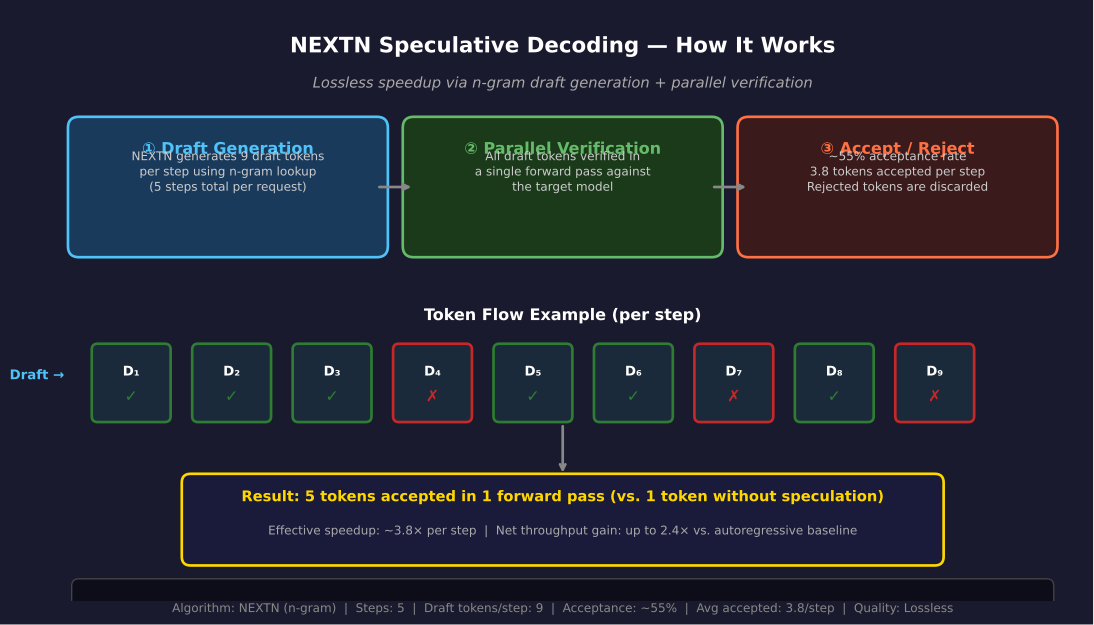

Reproduce this figure in Python.
#!/usr/bin/env python3
"""Generate NEXTN speculative decoding explanation diagram."""

import matplotlib
matplotlib.use('Agg')
import matplotlib.pyplot as plt
import matplotlib.patches as mpatches
from matplotlib.patches import FancyBboxPatch, FancyArrowPatch

plt.style.use('dark_background')

fig, ax = plt.subplots(figsize=(14, 8))
ax.set_xlim(0, 14)
ax.set_ylim(0, 8)
ax.axis('off')

# Title
ax.text(7, 7.5, 'NEXTN Speculative Decoding — How It Works',
        ha='center', va='center', fontsize=16, fontweight='bold', color='white')
ax.text(7, 7.0, 'Lossless speedup via n-gram draft generation + parallel verification',
        ha='center', va='center', fontsize=11, color='#aaaaaa', style='italic')

# Step 1: Draft Generation
box1 = FancyBboxPatch((0.5, 4.8), 4, 1.6, boxstyle="round,pad=0.15",
                       facecolor='#1a3a5c', edgecolor='#4FC3F7', linewidth=2)
ax.add_patch(box1)
ax.text(2.5, 6.05, '① Draft Generation', ha='center', fontsize=12,
        fontweight='bold', color='#4FC3F7')
ax.text(2.5, 5.55, 'NEXTN generates 9 draft tokens\nper step using n-gram lookup\n(5 steps total per request)',
        ha='center', fontsize=9, color='#cccccc', linespacing=1.4)

# Step 2: Parallel Verification
box2 = FancyBboxPatch((5, 4.8), 4, 1.6, boxstyle="round,pad=0.15",
                       facecolor='#1a3a1a', edgecolor='#66BB6A', linewidth=2)
ax.add_patch(box2)
ax.text(7, 6.05, '② Parallel Verification', ha='center', fontsize=12,
        fontweight='bold', color='#66BB6A')
ax.text(7, 5.55, 'All draft tokens verified in\na single forward pass against\nthe target model',
        ha='center', fontsize=9, color='#cccccc', linespacing=1.4)

# Step 3: Accept/Reject
box3 = FancyBboxPatch((9.5, 4.8), 4, 1.6, boxstyle="round,pad=0.15",
                       facecolor='#3a1a1a', edgecolor='#FF7043', linewidth=2)
ax.add_patch(box3)
ax.text(11.5, 6.05, '③ Accept / Reject', ha='center', fontsize=12,
        fontweight='bold', color='#FF7043')
ax.text(11.5, 5.55, '~55% acceptance rate\n3.8 tokens accepted per step\nRejected tokens are discarded',
        ha='center', fontsize=9, color='#cccccc', linespacing=1.4)

# Arrows between steps
ax.annotate('', xy=(5.0, 5.6), xytext=(4.5, 5.6),
            arrowprops=dict(arrowstyle='->', color='#888888', lw=2))
ax.annotate('', xy=(9.5, 5.6), xytext=(9.0, 5.6),
            arrowprops=dict(arrowstyle='->', color='#888888', lw=2))

# Bottom section: Token flow example
ax.text(7, 3.8, 'Token Flow Example (per step)', ha='center', fontsize=12,
        fontweight='bold', color='white')

# Draft tokens (blue boxes)
draft_tokens = ['D₁', 'D₂', 'D₃', 'D₄', 'D₅', 'D₆', 'D₇', 'D₈', 'D₉']
draft_status = ['✓', '✓', '✓', '✗', '✓', '✓', '✗', '✓', '✗']  # ~55% acceptance
accepted_colors = ['#2E7D32', '#2E7D32', '#2E7D32', '#C62828',
                   '#2E7D32', '#2E7D32', '#C62828', '#2E7D32', '#C62828']

for i, (tok, status, col) in enumerate(zip(draft_tokens, draft_status, accepted_colors)):
    x = 1.2 + i * 1.35
    box = FancyBboxPatch((x - 0.45, 2.5), 0.9, 0.9, boxstyle="round,pad=0.08",
                          facecolor='#1a2a3a', edgecolor=col, linewidth=2)
    ax.add_patch(box)
    ax.text(x, 3.05, tok, ha='center', fontsize=10, fontweight='bold', color='white')
    ax.text(x, 2.7, status, ha='center', fontsize=12, fontweight='bold', color=col)

# Labels
ax.text(0.3, 3.0, 'Draft →', ha='right', fontsize=10, color='#4FC3F7', fontweight='bold')

# Result arrow
ax.annotate('', xy=(7, 1.7), xytext=(7, 2.4),
            arrowprops=dict(arrowstyle='->', color='#888888', lw=2))

# Result
result_box = FancyBboxPatch((2, 0.6), 10, 1.0, boxstyle="round,pad=0.12",
                             facecolor='#1a1a3a', edgecolor='#FFD700', linewidth=2)
ax.add_patch(result_box)
ax.text(7, 1.35, 'Result: 5 tokens accepted in 1 forward pass (vs. 1 token without speculation)',
        ha='center', fontsize=11, fontweight='bold', color='#FFD700')
ax.text(7, 0.9, 'Effective speedup: ~3.8× per step  |  Net throughput gain: up to 2.4× vs. autoregressive baseline',
        ha='center', fontsize=9, color='#aaaaaa')

# Stats box at bottom
stats_box = FancyBboxPatch((0.5, -0.5), 13, 0.7, boxstyle="round,pad=0.1",
                            facecolor='#0d0d1a', edgecolor='#444444', linewidth=1)
ax.add_patch(stats_box)
ax.text(7, -0.15,
        'Algorithm: NEXTN (n-gram)  |  Steps: 5  |  Draft tokens/step: 9  |  '
        'Acceptance: ~55%  |  Avg accepted: 3.8/step  |  Quality: Lossless',
        ha='center', fontsize=9, color='#888888')

fig.savefig('/tmp/Qwen3.6-27B-on-Spark/charts/speculative_decoding.svg',
            format='svg', dpi=150, bbox_inches='tight', facecolor='#1a1a2e')
plt.close()
print("✓ speculative_decoding.svg generated")
